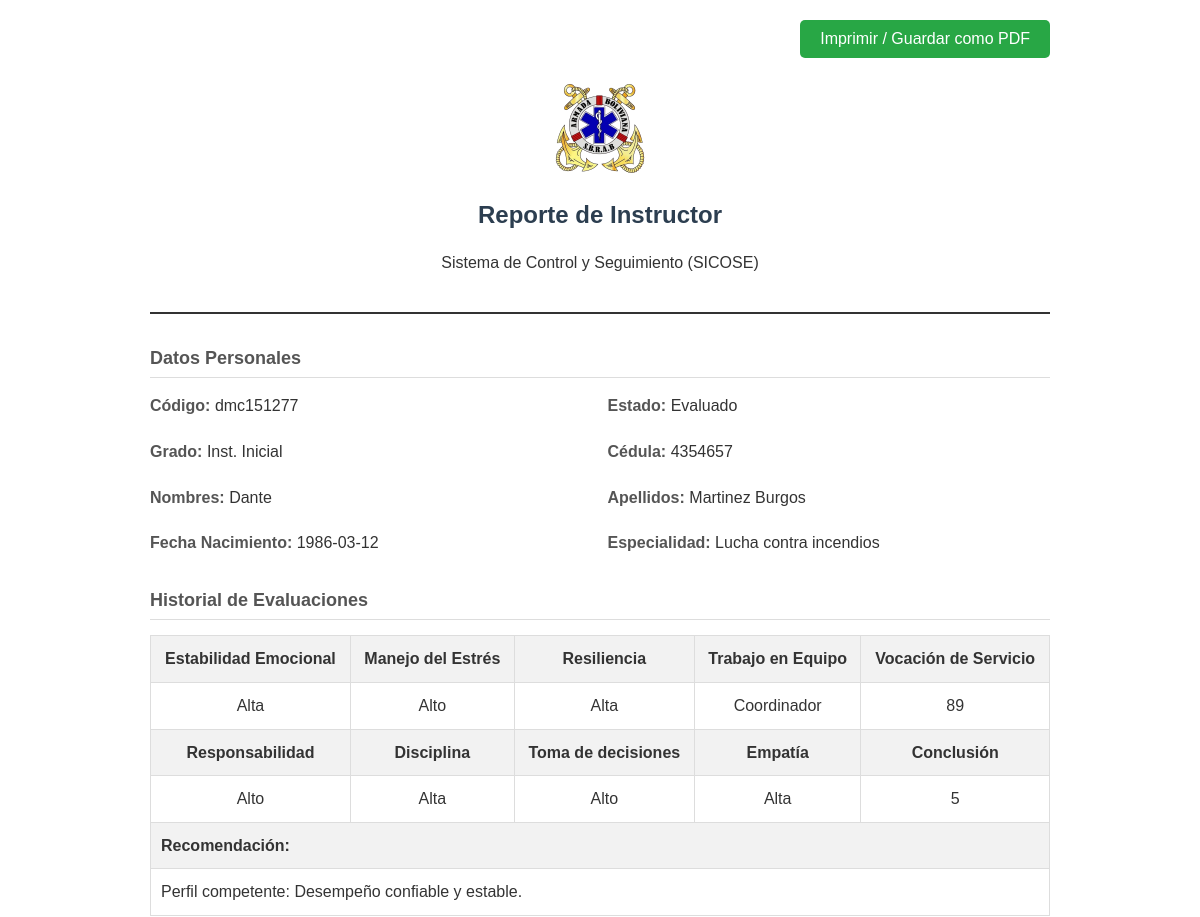
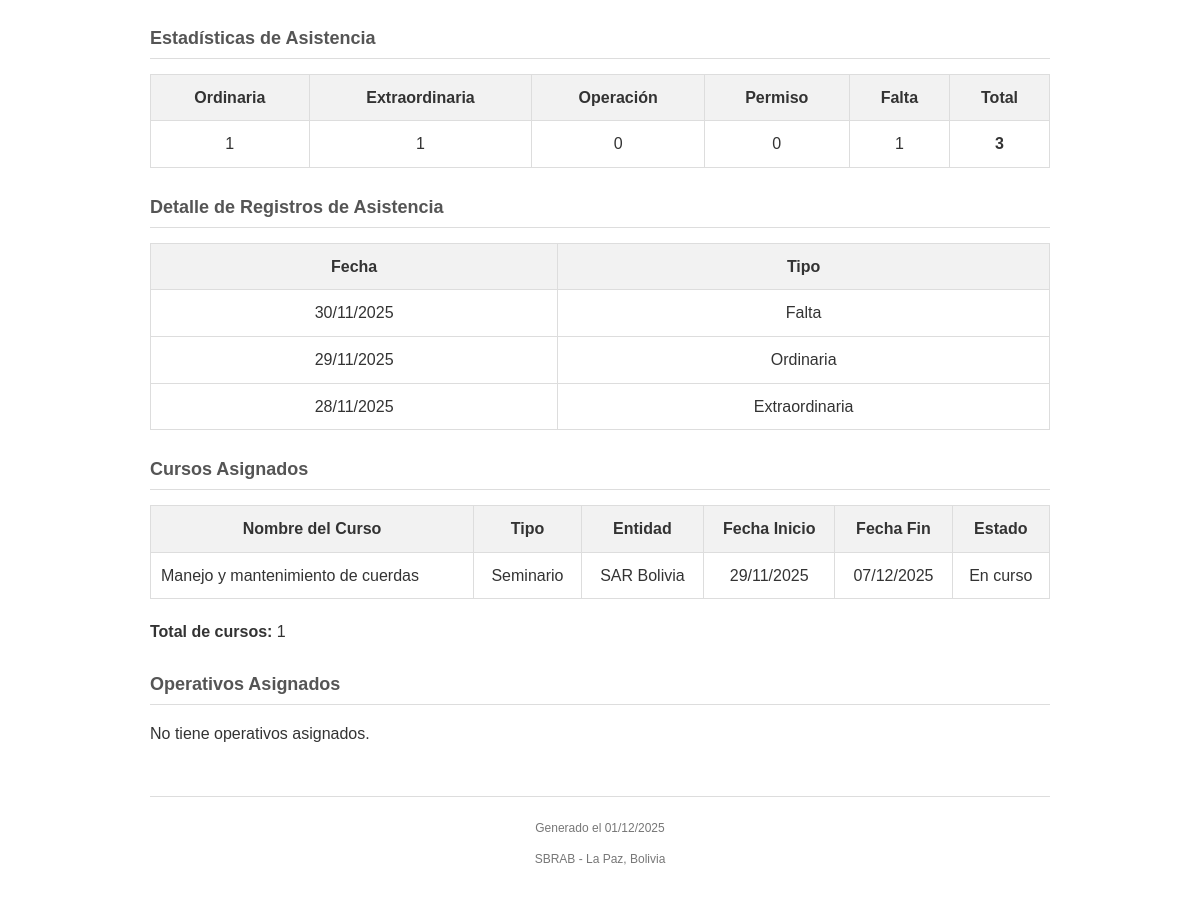
The app's page /dashboard/pages/generar_reporte.php?id=2 with its own data (2 pictures, top to bottom).
### tables this page shows
CREATE TABLE instructores (
    id INTEGER PRIMARY KEY AUTOINCREMENT,
    codigo TEXT NOT NULL UNIQUE,
    grado TEXT NOT NULL,
    nombres TEXT NOT NULL,
    apellido_paterno TEXT NOT NULL,
    apellido_materno TEXT NOT NULL,
    cedula TEXT NOT NULL,
    fecha_nacimiento DATE NOT NULL,
    especialidad TEXT NOT NULL,
    estado TEXT NOT NULL
);

CREATE TABLE evaluaciones (
            cod INTEGER PRIMARY KEY AUTOINCREMENT,
            instructor_id INTEGER NOT NULL,
            EE INTEGER,
            ME INTEGER,
            RE INTEGER,
            TE INTEGER,
            VS INTEGER,
            RS INTEGER,
            DI INTEGER,
            TD INTEGER,
            EM INTEGER,
            CON INTEGER,
            Reco VARCHAR(255),
            FOREIGN KEY (instructor_id) REFERENCES instructores(id)
        );

CREATE TABLE asistencia (
        id INTEGER PRIMARY KEY AUTOINCREMENT,
        instructor_id INTEGER NOT NULL,
        fecha DATE NOT NULL,
        tipo VARCHAR(50) NOT NULL,
        FOREIGN KEY (instructor_id) REFERENCES instructores(id)
    );

CREATE TABLE cursos (
            id INTEGER PRIMARY KEY AUTOINCREMENT,
            tipo TEXT NOT NULL,
            entidad TEXT NOT NULL,
            nombre TEXT NOT NULL,
            fecha_inicio DATE NOT NULL,
            fecha_fin DATE NOT NULL,
            observaciones TEXT
        , estado TEXT DEFAULT 'proximo');

### dashboard/pages/generar_reporte.php (the view, shortened to what this page needs)
<?php
require_once 'data/db.php';
$id = intval($_GET['id']);
try {
    $stmt = $pdo->prepare("SELECT * FROM instructores WHERE id = ?");
    $stmt->execute([$id]);
    $instructor = $stmt->fetch(PDO::FETCH_ASSOC);
    $evaluaciones = [];
    try {
        $stmtEval = $pdo->prepare("SELECT * FROM evaluaciones WHERE instructor_id = ?");
        $stmtEval->execute([$id]);
        $evaluaciones = $stmtEval->fetchAll(PDO::FETCH_ASSOC);
    } catch (PDOException $e) {
        $errorEvaluaciones = $e->getMessage();
    }
    $asistencias = [];
    $estadisticasAsistencia = [
        'Ordinaria' => 0,
        'Extraordinaria' => 0,
        'Operación' => 0,
        'Permiso' => 0,
        'Falta' => 0,
        'total' => 0
    ];
    try {
        $stmtAsis = $pdo->prepare("SELECT fecha, tipo FROM asistencia WHERE instructor_id = ? ORDER BY fecha DESC");
        $stmtAsis->execute([$id]);
        $asistencias = $stmtAsis->fetchAll(PDO::FETCH_ASSOC);
        foreach ($asistencias as $asistencia) {
            $estadisticasAsistencia[$asistencia['tipo']]++;
            $estadisticasAsistencia['total']++;
        }
    } catch (PDOException $e) {
        $errorAsistencias = $e->getMessage();
    }
} catch (PDOException $e) {
    die("Error al cargar datos: " . $e->getMessage());
}
?>
<!DOCTYPE html>
<html lang="es">
<head>
</head>
<body>
    <div class="no-print" style="text-align: right;">
        <button onclick="window.print()" class="btn-print">Imprimir / Guardar como PDF</button>
    </div>
    <div class="header">
        <img src="../images/sbrab_escudo.png" alt="Logo SBRAB" class="logo">
        <h1>Reporte de Instructor</h1>
        <p>Sistema de Control y Seguimiento (SICOSE)</p>
    </div>
    <div class="section">
        <h2>Datos Personales</h2>
        <div class="info-grid">
            <div class="info-item"><span class="label">Código:</span> <?= htmlspecialchars($instructor['codigo']) ?></div>
            <div class="info-item"><span class="label">Estado:</span> <?= ucfirst(htmlspecialchars($instructor['estado'])) ?></div>
            <div class="info-item"><span class="label">Grado:</span> <?= htmlspecialchars($instructor['grado']) ?></div>
            <div class="info-item"><span class="label">Cédula:</span> <?= htmlspecialchars($instructor['cedula']) ?></div>
            <div class="info-item"><span class="label">Nombres:</span> <?= htmlspecialchars($instructor['nombres']) ?></div>
            <div class="info-item"><span class="label">Apellidos:</span> <?= htmlspecialchars($instructor['apellido_paterno'] . ' ' . $instructor['apellido_materno']) ?></div>
            <div class="info-item"><span class="label">Fecha Nacimiento:</span> <?= htmlspecialchars($instructor['fecha_nacimiento']) ?></div>
            <div class="info-item"><span class="label">Especialidad:</span> <?= htmlspecialchars($instructor['especialidad']) ?></div>
        </div>
    </div>
    <div class="section">
        <h2>Historial de Evaluaciones</h2>
        <?php
        function getEstabilidadEmocionalDescription($value)
        {
            $value = (int)$value;
            if ($value >= 7 && $value <= 10) return 'Alta';
            return 'Desconocido';
        }
        function getManejoEstresDescription($value)
        {
            $value = (int)$value;
            if ($value >= 27 && $value <= 40) return 'Alto';
            return 'Desconocido';
        }
        function getResilienciaDescription($value)
        {
            $value = (int)$value;
            if ($value >= 51 && $value <= 76) return 'Alta';
            return 'Desconocido';
        }
        function getTrabajoEquipoDescription($value)
        {
            $value = (int)$value;
            switch ($value) {
                case 2:
                    return 'Coordinador';
            }
        }
        function getResponsabilidadDescription($value)
        {
            $value = (int)$value;
            switch ($value) {
                case 3:
                    return 'Alto';
            }
        }
        function getDisciplinaDescription($value)
        {
            $value = (int)$value;
            if ($value >= 21 && $value <= 30) return 'Alta';
            return 'Desconocido';
        }
        function getTomaDecisionesDescription($value)
        {
            $value = (int)$value;
            switch ($value) {
                case 3:
                    return 'Alto';
            }
        }
        function getEmpatiaDescription($value)
        {
            $value = (int)$value;
            if ($value >= 19 && $value <= 28) return 'Alta';
            return 'Desconocido';
        }
        ?>
        <?php if (!empty($evaluaciones)): ?>
            <?php foreach ($evaluaciones as $eval): ?>
                <table>
                    <tr>
                        <th>Estabilidad Emocional</th>
                        <th>Manejo del Estrés</th>
                        <th>Resiliencia</th>
                        <th>Trabajo en Equipo</th>
                        <th>Vocación de Servicio</th>
                    </tr>
                    <tr>
                        <td><?= htmlspecialchars(getEstabilidadEmocionalDescription($eval['EE'] ?? null)) ?></td>
                        <td><?= htmlspecialchars(getManejoEstresDescription($eval['ME'] ?? null)) ?></td>
                        <td><?= htmlspecialchars(getResilienciaDescription($eval['RE'] ?? null)) ?></td>
                        <td><?= htmlspecialchars(getTrabajoEquipoDescription($eval['TE'] ?? null)) ?></td>
                        <td><?= htmlspecialchars($eval['VS'] ?? 'N/A') ?></td>
                    </tr>
                    <tr>
                        <th>Responsabilidad</th>
                        <th>Disciplina</th>
                        <th>Toma de decisiones</th>
                        <th>Empatía</th>
                        <th>Conclusión</th>
                    </tr>
                    <tr>
                        <td><?= htmlspecialchars(getResponsabilidadDescription($eval['RS'] ?? null)) ?></td>
                        <td><?= htmlspecialchars(getDisciplinaDescription($eval['DI'] ?? null)) ?></td>
                        <td><?= htmlspecialchars(getTomaDecisionesDescription($eval['TD'] ?? null)) ?></td>
                        <td><?= htmlspecialchars(getEmpatiaDescription($eval['EM'] ?? null)) ?></td>
                        <td><?= htmlspecialchars($eval['CON'] ?? 'N/A') ?></td>
                    </tr>
                    <tr>
                        <th colspan="5" style="text-align: left;">Recomendación:</th>
                    </tr>
                    <tr>
                        <td colspan="5" style="text-align: left;"><?= htmlspecialchars($eval['Reco'] ?? '') ?></td>
                    </tr>
                </table>
            <?php endforeach; ?>
        <?php endif; ?>
    </div>
    <?php if (!empty($asistencias)): ?>
        <div class="section">
            <h2>Estadísticas de Asistencia</h2>
            <table>
                <thead>
                    <tr>
                        <th>Ordinaria</th>
                        <th>Extraordinaria</th>
                        <th>Operación</th>
                        <th>Permiso</th>
                        <th>Falta</th>
                        <th>Total</th>
                    </tr>
                </thead>
                <tbody>
                    <tr>
                        <td><?= $estadisticasAsistencia['Ordinaria'] ?></td>
                        <td><?= $estadisticasAsistencia['Extraordinaria'] ?></td>
                        <td><?= $estadisticasAsistencia['Operación'] ?></td>
                        <td><?= $estadisticasAsistencia['Permiso'] ?></td>
                        <td><?= $estadisticasAsistencia['Falta'] ?></td>
                        <td><strong><?= $estadisticasAsistencia['total'] ?></strong></td>
                    </tr>
                </tbody>
            </table>
        </div>
        <div class="section">
            <h2>Detalle de Registros de Asistencia</h2>
            <table>
                <thead>
                    <tr>
                        <th>Fecha</th>
                        <th>Tipo</th>
                    </tr>
                </thead>
                <tbody>
                    <?php foreach ($asistencias as $asis): ?>
                        <tr>
                            <td><?= date('d/m/Y', strtotime($asis['fecha'])) ?></td>
                            <td><?= htmlspecialchars($asis['tipo']) ?></td>
                        </tr>
                    <?php endforeach; ?>
                </tbody>
            </table>
        </div>
    <?php endif; ?>
    <?php
    try {
        $stmtCursos = $pdo->prepare("
            SELECT
                c.nombre,
                c.tipo,
                c.entidad,
                c.fecha_inicio,
                c.fecha_fin,
                c.estado
            FROM instructor_cursos ic
            INNER JOIN cursos c ON ic.curso_id = c.id
            WHERE ic.instructor_id = ?
            ORDER BY c.fecha_inicio DESC
        ");
        $stmtCursos->execute([$id]);
        $cursos = $stmtCursos->fetchAll(PDO::FETCH_ASSOC);
    } catch (PDOException $e) {
        $cursos = [];
        $errorCursos = $e->getMessage();
    }
    ?>
    <?php if (!empty($cursos)): ?>
        <div class="section">
            <h2>Cursos Asignados</h2>
            <table>
                <thead>
                    <tr>
                        <th>Nombre del Curso</th>
                        <th>Tipo</th>
                        <th>Entidad</th>
                        <th>Fecha Inicio</th>
                        <th>Fecha Fin</th>
                        <th>Estado</th>
                    </tr>
                </thead>
                <tbody>
                    <?php foreach ($cursos as $curso): ?>
                        <tr>
                            <td style="text-align: left;"><?= htmlspecialchars($curso['nombre']) ?></td>
                            <td><?= htmlspecialchars($curso['tipo']) ?></td>
                            <td><?= htmlspecialchars($curso['entidad']) ?></td>
                            <td><?= date('d/m/Y', strtotime($curso['fecha_inicio'])) ?></td>
                            <td><?= date('d/m/Y', strtotime($curso['fecha_fin'])) ?></td>
                            <td><?= htmlspecialchars($curso['estado'] ?? 'N/A') ?></td>
                        </tr>
                    <?php endforeach; ?>
                </tbody>
            </table>
            <p style="margin-top: 10px;"><strong>Total de cursos:</strong> <?= count($cursos) ?></p>
        </div>
    <?php endif; ?>
    <?php
    try {
        $stmtOperativos = $pdo->prepare("
            SELECT
                io.funcion,
                o.tipo,
                o.entidad_responsable,
                o.departamento,
                o.zona,
                o.fecha_inicio,
                o.fecha_final,
                o.estado
            FROM instructor_operativos io
            INNER JOIN operativos o ON io.operativo_id = o.id
            WHERE io.instructor_id = ?
            ORDER BY o.fecha_inicio DESC
        ");
        $stmtOperativos->execute([$id]);
        $operativos = $stmtOperativos->fetchAll(PDO::FETCH_ASSOC);
    } catch (PDOException $e) {
        $operativos = [];
        $errorOperativos = $e->getMessage();
    }
    ?>
    <?php if (!empty($operativos)): ?>
        <div class="section">
            <h2>Operativos Asignados</h2>
            <table>
                <thead>
                    <tr>
                        <th>Función</th>
                        <th>Tipo</th>
                        <th>Entidad Responsable</th>
                        <th>Departamento</th>
                        <th>Zona</th>
                        <th>Fecha Inicio</th>
                        <th>Fecha Final</th>
                        <th>Estado</th>
                    </tr>
                </thead>
                <tbody>
                    <?php foreach ($operativos as $operativo): ?>
                        <tr>
                            <td><?= htmlspecialchars($operativo['funcion'] ?? 'N/A') ?></td>
                            <td><?= htmlspecialchars($operativo['tipo']) ?></td>
                            <td style="text-align: left;"><?= htmlspecialchars($operativo['entidad_responsable']) ?></td>
                            <td><?= htmlspecialchars($operativo['departamento']) ?></td>
                            <td><?= htmlspecialchars($operativo['zona']) ?></td>
                            <td><?= date('d/m/Y', strtotime($operativo['fecha_inicio'])) ?></td>
                            <td><?= date('d/m/Y', strtotime($operativo['fecha_final'])) ?></td>
                            <td><?= htmlspecialchars($operativo['estado']) ?></td>
                        </tr>
                    <?php endforeach; ?>
                </tbody>
            </table>
            <p style="margin-top: 10px;"><strong>Total de operativos:</strong> <?= count($operativos) ?></p>
        </div>
    <?php else: ?>
        <div class="section">
            <h2>Operativos Asignados</h2>
            <p>No tiene operativos asignados.</p>
        </div>
    <?php endif; ?>
    <div class="footer">
        <p>Generado el <?= date('d/m/Y') ?></p>
        <p>SBRAB - La Paz, Bolivia</p>
    </div>
</body>
</html>

### dashboard/pages/generar_reporte.php (style rules this page uses)
body { font-family: Arial, sans-serif; line-height: 1.6; color: #333; max-width: 900px; margin: 0 auto; padding: 20px; }
.header { text-align: center; margin-bottom: 30px; border-bottom: 2px solid #333; padding-bottom: 20px; }
.logo { max-width: 100px; margin-bottom: 10px; }
h1 { margin: 0; font-size: 24px; color: #2c3e50; }
h2 { font-size: 18px; color: #555; border-bottom: 1px solid #ddd; padding-bottom: 5px; margin-top: 25px; }
.info-grid { display: grid; grid-template-columns: 1fr 1fr; gap: 15px; margin-bottom: 20px; }
.info-item { margin-bottom: 5px; }
.label { font-weight: bold; color: #555; }
table { width: 100%; border-collapse: collapse; margin-top: 15px; margin-bottom: 20px; }
th, td { border: 1px solid #ddd; padding: 10px; text-align: center; }
th { background-color: #f2f2f2; font-weight: bold; }
.footer { margin-top: 50px; text-align: center; font-size: 12px; color: #777; border-top: 1px solid #ddd; padding-top: 10px; }
.btn-print { display: inline-block; background-color: #28a745; color: white; padding: 10px 20px; text-decoration: none; border-radius: 5px; margin-bottom: 20px; cursor: pointer; border: none; font-size: 16px; }

### records on screen
instructores: codigo "dmc151277", estado "Evaluado", grado "Inst. Inicial", cedula "4354657", nombres "Dante", apellido_paterno+apellido_materno "Martinez Burgos", fecha_nacimiento "1986-03-12", especialidad "Lucha contra incendios"
evaluaciones: EE "Alta", ME "Alto", RE "Alta", TE "Coordinador", VS "89", RS "Alto", DI "Alta", TD "Alto", EM "Alta", CON "5", Reco "Perfil competente: Desempeño confiable y estable."
asistencia: fecha "30/11/2025", tipo "Falta"
asistencia: fecha "29/11/2025", tipo "Ordinaria"
asistencia: fecha "28/11/2025", tipo "Extraordinaria"
cursos: nombre "Manejo y mantenimiento de cuerdas", tipo "Seminario", entidad "SAR Bolivia", fecha_inicio "29/11/2025", fecha_fin "07/12/2025", estado "En curso"

### other values on screen
$estadisticasAsistencia['Ordinaria'] "1"
$estadisticasAsistencia['Extraordinaria'] "1"
$estadisticasAsistencia['Operación'] "0"
$estadisticasAsistencia['Permiso'] "0"
$estadisticasAsistencia['Falta'] "1"
$estadisticasAsistencia['total'] "3"
count($cursos) "1"
